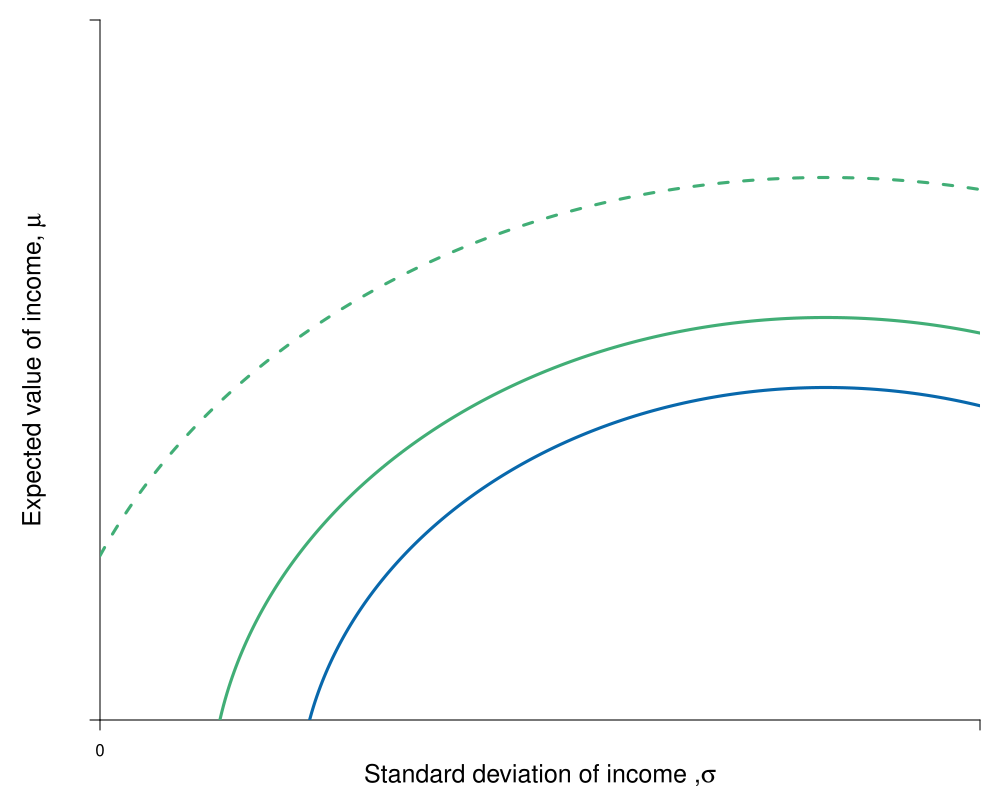

This figure's R source:
#Graph Designer: Simon Halliday & Scott Cohn
#Authors: Bowles, Foley and Halliday
#Title: Coordination, Conflict and Competition: A Text in Microeconomics

library(shape)
pdf(file = "capitalism/workerwage_pref_wealth.pdf", width = 10, height = 8)


# Set parameters for graphics
axislabelsize <- 1.5
labelsize <- 1.1
graphlinewidth <- 3
segmentlinewidth <- 2

COL <- c("#7fc97f", "#beaed4", "#fdc086", "#ffff99", "#386cb0", "#f0027f", "#bf5b17", "#666666")
COLA <- c("#e0f3db", "#99d8c9","#66c2a4","#41ae76", "#238b45", "#005824")
COLB <- c("#c6dbef", "#4eb3d3", "#2b8cbe", "#0868ac","#084081")
COLC <- c("#fcfbfd", "#efedf5", "#dadaeb", "#bcbddc", "#9e9ac8", "#807dba", "#6a51a3", "#54278f", "#3f007d")

par(mar =  c(4, 5, 1, 1))


pref <- function(stdev = xx1, r, k = 16.5, h = - 2.5){
  sqrt( -k^2 + 2*k*stdev + r^2 - stdev^2) + h
}

# Add limits on axes and levels of utility for each indifference curve
ylims <- c(0, 20)
xlims <- c(0, 20)

npts <- 501 
x <- seq(xlims[1], xlims[2], length.out = npts)
y <- seq(ylims[1], ylims[2], length.out = npts) 

plot(0, 0, xlim = xlims, ylim = ylims, type = "n",
     xlab = expression(paste("")),
     ylab = expression(paste("")), 
     xaxt = "n", 
     yaxt = "n", 
     cex.lab = axislabelsize, 
     bty = "n", 
     xaxs="i", 
     yaxs="i"
)

ticksx <- c(xlims[1], xlims[2])
xlabels <- c(0, NA)
#expression(paste(Delta))

ticksy <- c(ylims[1], ylims[2])
ylabels <- c(NA, NA)
#expression(paste("y"))

axis(1,at = ticksx,  pos = 0, labels = xlabels)
axis(2,at = ticksy,  pos = 0, labels = ylabels, las = 1)

npts <- 500 
xx1 <- seq(xlims[1], xlims[2], length.out = npts)
xx2 <- seq(0, xlims[2], length.out = npts)

# Axis labels and draw linear utility function
mtext(expression(paste("Standard deviation of income ,", sigma)), side = 1, line = 2.5, cex = axislabelsize)
text(-1.5, 0.5*ylims[2], expression(paste("Expected value of income, ", mu)), xpd = TRUE, cex = axislabelsize, srt = 90) 


# Lines 
lines(xx1, pref(r = 12), col = COLB[4], lty = 1, lwd = graphlinewidth)
lines(xx1, pref(r = 14), col = COLA[4], lty = 1, lwd = graphlinewidth)
lines(xx1, pref(r = 18), col = COLA[4], lty = 2, lwd = graphlinewidth)


# Labels
# Segments


# Points


dev.off()
